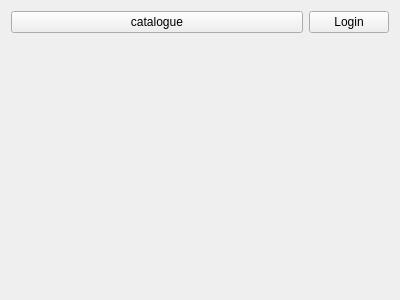
<?xml version="1.0" encoding="UTF-8"?>
<ui version="4.0">
 <class>MainWindow</class>
 <widget class="QWidget" name="MainWindow">
  <property name="geometry">
   <rect>
    <x>0</x>
    <y>0</y>
    <width>400</width>
    <height>300</height>
   </rect>
  </property>
  <property name="windowTitle">
   <string>Form</string>
  </property>
  <layout class="QVBoxLayout" name="verticalLayout">
   <item>
    <layout class="QHBoxLayout" name="horizontalLayout">
     <item>
      <widget class="QPushButton" name="catalogueButton">
       <property name="sizePolicy">
        <sizepolicy hsizetype="MinimumExpanding" vsizetype="Fixed">
         <horstretch>0</horstretch>
         <verstretch>0</verstretch>
        </sizepolicy>
       </property>
       <property name="text">
        <string>catalogue</string>
       </property>
      </widget>
     </item>
     <item>
      <widget class="QPushButton" name="loginButton">
       <property name="text">
        <string>Login</string>
       </property>
      </widget>
     </item>
    </layout>
   </item>
   <item>
    <widget class="QStackedWidget" name="stackedWidget">
     <property name="currentIndex">
      <number>-1</number>
     </property>
    </widget>
   </item>
  </layout>
 </widget>
 <resources/>
 <connections/>
</ui>
